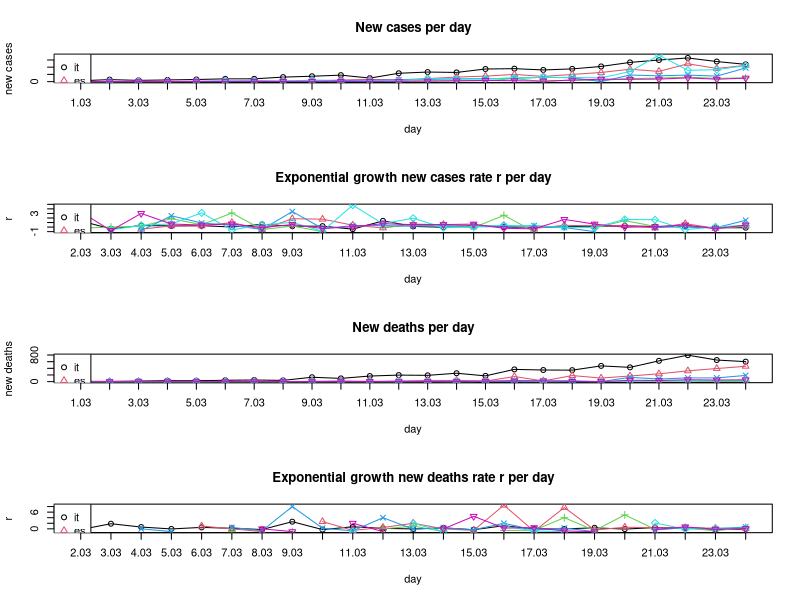

R code for this plot:
## Exponential growth
# y = a * (1 + r)^x
# a = initial value (the amount before measuring growth or decay)
# r = growth or decay rate (most often represented as a percentage and expressed as a decimal)
# x = number of time intervals that have passed
# (y/a)^(1/x) - 1 = r

BASE_DIR <- "~/covid-19/"
setwd(BASE_DIR)

## March: New confirmed covid-19 cases per day. Data taken from daily situation reports from the WHO website.
days <- c('01.03','02.03','03.03','04.03','05.03','06.03','07.03',
          '08.03','09.03','10.03','11.03','12.03','13.03','14.03',
          '15.03','16.03','17.03','18.03','19.03','20.03','21.03',
          '22.03','23.03','24.03')
it <- c(240,561,347,466,587,769,778,1247,1492,1797,977,2313,2651,
        2547,3497,3590,3233,3526,4207,5322,5986,6557,5560,4789)
es <- c(13,0,69,37,47,59,117,56,159,435,615,501,825,1266,1522,2000,
        1438,1987,2538,3431,2833,4946,3646,4517)
ch <- c(8,6,6,7,20,30,123,55,68,0,159,154,213,267,234,841,0,450,353,
        853,977,1237,894,1044)
fr <- c(43,0,91,21,73,138,193,93,410,286,372,495,591,780,829,911,
        1193,1079,0,1834,1598,1821,1525,3794)
de <- c(0,72,28,39,66,272,105,156,317,27,157,271,802,693,733,1043,
        1174,1144,1042,2801,7324,3140,3311,4438)
uk <- c(3,13,3,12,20,29,49,43,67,46,50,87,134,208,342,251,152,407,
        672,647,706,1035,669,967)
all_countries <- list(it,es,ch,fr,de,uk)

## March: New confirmed covid-19 deaths per day. Data taken from daily situation reports from the WHO website.
it_d <- c(8,6,17,28,27,41,49,37,132,97,168,196,189,252,173,368,349,
          345,473,429,625,795,649,601)
es_d <- c(0,0,0,0,1,2,2,0,5,18,8,12,36,36,16,152,21,182,107,169,
          235,324,394,462)
ch_d <- c(0,0,0,0,0,1,0,1,0,0,1,1,2,0,5,2,1,5,2,12,10,13,4,6)
fr_d <- c(0,0,1,1,0,2,3,1,9,11,3,15,13,18,12,36,21,27,0,128,78,112,
          112,186)
de_d <- c(0,0,0,0,0,0,0,0,0,2,0,1,3,0,2,4,1,0,0,8,25,22,27,32)
uk_d <- c(0,0,0,0,0,0,1,1,0,1,3,0,2,2,11,14,20,5,0,41,33,56,48,54)
all_countries_d <- list(it_d,es_d,ch_d,fr_d,de_d,uk_d)

## Computing exponential growth rates r
compute_r <- function(y, t, x){
  r <- c()
  for(i in 2:length(t)){
    new_r <- (y[i] / y[i-1])^(1/x) - 1
    if(abs(new_r) %in% c(Inf, NaN)) new_r <- NA
    r <- c(r, new_r)
  }
  return(r)
}

r_it <- compute_r(it, days, 1)
r_es <- compute_r(es, days, 1)
r_ch <- compute_r(ch, days, 1)
r_fr <- compute_r(fr, days, 1)
r_de <- compute_r(de, days, 1)
r_uk <- compute_r(uk, days, 1)
all_countries_r <- list(r_it,r_es,r_ch,r_fr,r_de,r_uk)

r_it_d <- compute_r(it_d, days, 1)
r_es_d <- compute_r(es_d, days, 1)
r_ch_d <- compute_r(ch_d, days, 1)
r_fr_d <- compute_r(fr_d, days, 1)
r_de_d <- compute_r(de_d, days, 1)
r_uk_d <- compute_r(uk_d, days, 1)
all_countries_r_d <- list(r_it_d,r_es_d,r_ch_d,r_fr_d,r_de_d,r_uk_d)

## Plotting
all_countries_names <- c('it','es','ch','fr','de','uk')
colors <- 1:length(all_countries_names)
pchs <- 1:length(all_countries_names)

pdf('figures/static-new-cases-with-growth-rate.pdf', height = 10, paper = 'a4')

par(mfrow=c(4,1))

# New cases per day
plot(days, unlist(all_countries[1]), main='New cases per day', type='o',
     ylim=c(0,max(unlist(all_countries),na.rm=T)),
     xaxt="n", col=colors[1], pch=pchs[1], ylab='new cases', xlab='day')
axis(1, at=days, labels=T)
for(i in 2:length(all_countries)){
  lines(days, unlist(all_countries[i]), type='o', col=colors[i], pch=pchs[i])
}
legend('topleft',legend=all_countries_names,col=colors,pch=pchs)

# Exponential growth new cases rate r per day
plot(days[-1], unlist(all_countries_r[1]), main='Exponential growth new cases rate r per day', type='o',
     ylim=c(min(unlist(all_countries_r),na.rm=T), max(unlist(all_countries_r),na.rm=T)),
     xaxt="n", col=colors[1], pch=pchs[1], ylab='r', xlab='day')
axis(1, at=days[-1], labels=T)
for(i in 2:length(all_countries_r)){
  lines(days[-1], unlist(all_countries_r[i]), type='o', col=colors[i], pch=pchs[i])
}
legend('topleft',legend=all_countries_names,col=colors,pch=pchs)


# New deaths per day
plot(days, unlist(all_countries_d[1]), main='New deaths per day', type='o',
     ylim=c(0,max(unlist(all_countries_d),na.rm=T)),
     xaxt="n", col=colors[1], pch=pchs[1], ylab='new deaths', xlab='day')
axis(1, at=days, labels=T)
for(i in 2:length(all_countries_d)){
  lines(days, unlist(all_countries_d[i]), type='o', col=colors[i], pch=pchs[i])
}
legend('topleft',legend=all_countries_names,col=colors,pch=pchs)

# Exponential growth new deaths rate r per day
plot(days[-1], unlist(all_countries_r_d[1]), main='Exponential growth new deaths rate r per day', type='o',
     ylim=c(min(unlist(all_countries_r_d),na.rm=T), max(unlist(all_countries_r_d),na.rm=T)),
     xaxt="n", col=colors[1], pch=pchs[1], ylab='r', xlab='day')
axis(1, at=days[-1], labels=T)
for(i in 2:length(all_countries_r_d)){
  lines(days[-1], unlist(all_countries_r_d[i]), type='o', col=colors[i], pch=pchs[i])
}
legend('topleft',legend=all_countries_names,col=colors,pch=pchs)

dev.off <- dev.off()
